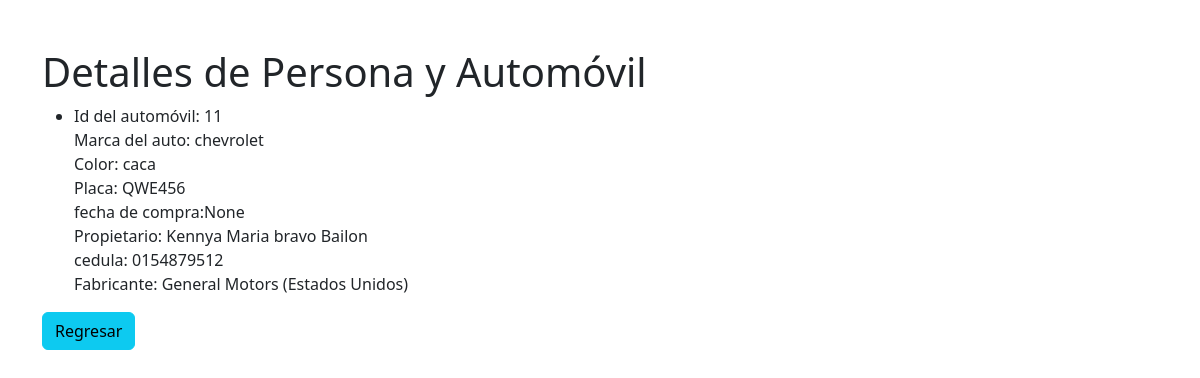
Page /ver_persona/16/ on the committed database.
### personas/models.py (models this page shows, shortened)
class automovile(models.Model):
    marca_auto = models.CharField(max_length=30)
    color_auto = models.CharField(max_length=10)
    placa_auto = models.CharField(max_length=6)
    fecha_compra=models.DateField(null=True)
    propietario = models.ForeignKey(Persona, on_delete=models.CASCADE, null=True, blank=True, related_name='automoviles')
    fabricante = models.ForeignKey('Fabricante', on_delete=models.CASCADE, null=True, blank=True,related_name='automoviles')

class Persona(models.Model):
    nombre = models.CharField(max_length=20)
    apellido = models.CharField(max_length=20)
    cedula=models.CharField(max_length=10,null=True)

class fabricante(models.Model):
    nombre = models.CharField(max_length=50)

### personas/views.py (the view)
# urls.py: path('ver_persona/<int:persona_id>/', ver_persona, name='ver_persona'),
def ver_persona(request, persona_id):
    persona = get_object_or_404(Persona, pk=persona_id)
    automoviles = persona.automoviles.all()
    datos = {'persona': persona, 'automoviles': automoviles}
    return render(request, 'ver_auto.html', datos)

### personas/templates/ver_auto.html (shortened to what this page needs)
<!DOCTYPE html>
<html lang="en">
<head>
    <link rel="stylesheet" href="https://cdn.jsdelivr.net/npm/bootstrap@5.3.2/dist/css/bootstrap.min.css">
</head>
<body>
    <div class="container mt-5">
        <h1>Detalles de Persona y Automóvil</h1>
        {% if automoviles %}
            <section>
                <ul>
                    {% for automovil in automoviles %}
                        <li>
                            Id del automóvil: {{ automovil.id }}<br>
                            Marca del auto: {{ automovil.marca_auto }}<br>
                            Color: {{ automovil.color_auto }}<br>
                            Placa: {{ automovil.placa_auto }}<br>
                            fecha de compra:{{ automovil.fecha_compra }}<br>
                            {% if automovil.propietario %}
                                Propietario: {{ automovil.propietario.nombre }} {{ automovil.propietario.apellido }} <br>
                                cedula: {{ automovil.propietario.cedula }} <br>
                            {% else %}
                                Sin propietario<br>
                            {% endif %}
                            {% if automovil.fabricante %}
                                Fabricante: {{ automovil.fabricante.nombre }}<br>
                            {% else %}
                                Sin fabricante<br>
                            {% endif %}
                        </li>
                    {% endfor %}
                </ul>
            </section>
        {% endif %}
        <div class="mt-3">
            <a href="{% url 'inicio' %}" class="btn btn-info">
                Regresar
            </a>
        </div>
    </div>
</body>
</html>

### rows in the picture
automovile: id "11", marca_auto "chevrolet", color_auto "caca", placa_auto "QWE456", fecha_compra "None", propietario.nombre "Kennya Maria", propietario.apellido "bravo Bailon", propietario.cedula "0154879512", fabricante.nombre "General Motors (Estados Unidos)"
